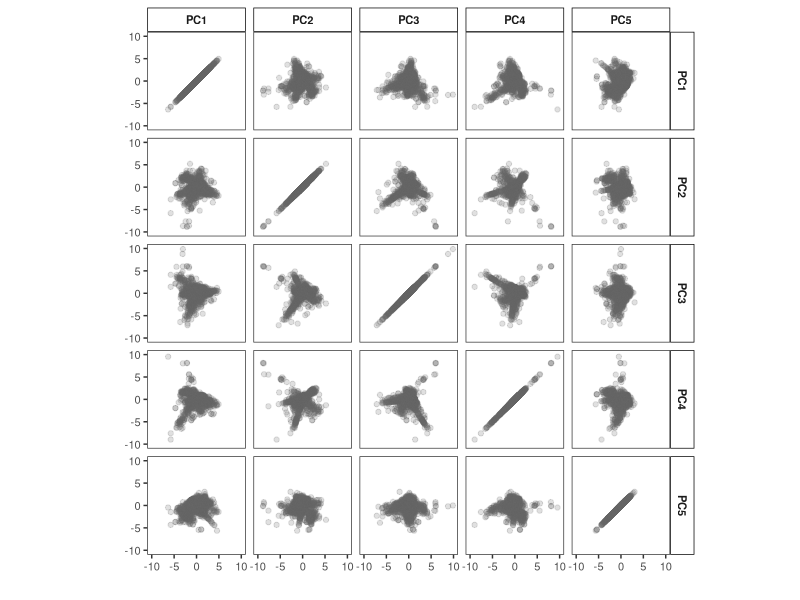

The R source for this figure: (Note: this script raises an error after producing the figure.)
rm(list = ls())

library(tidyverse)

# load imputed values
imp = as.matrix(read.csv("data/imputed_missing_values/imputed_residence_times_fastSitesExcluded.csv") %>% 
                  column_to_rownames(var = "X"))

# load synthesis rates and get quartiles 
synthesisRates = read.csv("data/synthesisRates.csv") %>% 
  mutate(cropped = ifelse(synthesis_perCell_perMin > 1.5, 1.5, synthesis_perCell_perMin))%>% 
  mutate(quartile = factor(ntile(cropped, 4)))


# ======= 1) pca of factors ===========
#2) PCA of genes
genePCA = function(inputData, scaled = TRUE){
  if (scaled == TRUE){
    pca = prcomp(inputData, scale. = TRUE)
  } else {
    pca = prcomp(inputData, scale. = FALSE)
  }
  
  variance = round((pca$sdev^2 / sum(pca$sdev^2))*100, digits = 2)
  PCA_out = as.data.frame(pca$x) %>% 
    rownames_to_column(var = "gene")
  
  output = list(PCA_out = PCA_out, variance = variance)
  
  return(output)
}

# a) imputed observations
output = genePCA(inputData = imp, scaled = TRUE)
plotData = output$PCA_out

combinations = plotData %>% 
  dplyr::select(gene:PC5) %>% 
  pivot_longer(cols = PC1:PC5, names_to = "PC", values_to = "value") %>% 
  dplyr::select(gene, PC) %>% 
  mutate(PC_x = factor(PC)) %>% 
  mutate(PC_y = factor(PC)) %>% 
  tidyr::expand(gene, PC_x, PC_y)


plotPC = plotData %>% 
  pivot_longer(cols = PC1:PC5, names_to = "PC", values_to = "value")

plotAll = combinations %>% 
  left_join(plotPC, by = c("gene" = "gene", "PC_x" = "PC")) %>% 
  dplyr::rename(x = value) %>% 
  left_join(plotPC, by = c("gene" = "gene", "PC_y" = "PC")) %>% 
  dplyr::rename(y = value) %>% 
  left_join(synthesisRates)

plotAll$PC_x = factor(plotAll$PC_x, levels = c("PC1", "PC2", "PC3", "PC4", "PC5"))
plotAll$PC_y = factor(plotAll$PC_y, levels = c("PC1", "PC2", "PC3", "PC4", "PC5"))

p = ggplot(plotAll, aes(x = x, y = y))
p + geom_point(alpha = 0.2, color = "grey40") +
  theme_bw() +
  facet_grid(PC_y ~ PC_x) +
  theme(panel.background = element_rect(fill = "transparent"), # bg of the panel
        plot.background = element_rect(fill = "transparent", color = NA),
        legend.background = element_rect(fill = "transparent"),
        text = element_text(size=10),
        strip.background=element_rect(colour="black",
                                      fill="white"),
        strip.text = element_text(face = "bold"),
        panel.grid.major = element_blank(), 
        panel.grid.minor = element_blank()) +
  xlab("") +
  ylab("") + coord_fixed() +
  xlim(-10, 10) +
  ylim(-10, 10)
ggsave("figures/panels/figSd/compare_allPCs_withoutFastSites.pdf", width = 14, height = 14, units = "cm")



p = ggplot(plotAll, aes(x = x, y = y, z = cropped))
p + geom_point(alpha = 0.2, color = "grey70") +
  stat_summary_2d(data = plotAll %>% dplyr::filter(!is.na(cropped)), 
                  bins = 30, color = "transparent") +
  theme_bw() +
  facet_grid(PC_y ~ PC_x) +
  theme(panel.background = element_rect(fill = "transparent"), # bg of the panel
        plot.background = element_rect(fill = "transparent", color = NA),
        legend.background = element_rect(fill = "transparent"),
        text = element_text(size=10),
        strip.background=element_rect(colour="black",
                                      fill="white"),
        strip.text = element_text(face = "bold"),
        panel.grid.major = element_blank(), 
        panel.grid.minor = element_blank(), 
        legend.position = "none") +
  xlab("") +
  ylab("") +
  scale_fill_viridis_c(option = "B", direction = -1)+
  coord_fixed()+
  xlim(-10, 10) +
  ylim(-10, 10)
ggsave("figures/panels/figSd/compare_allPCs_synthesisRate_withoutFastSites.pdf", width = 14, height = 14, units = "cm")
